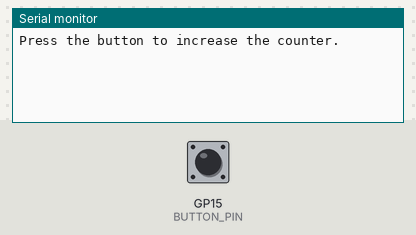
The sketch below on a simulated Raspberry Pi Pico. Parts: the last lines printed to the serial monitor. Inputs (shaded band) come from the test bench; at power-on: GP15 (BUTTON_PIN) HIGH.

Above: at 1.2 s.
1.3 s: GP15 (BUTTON_PIN) pulled LOW for 0.15 s
At 2.3 s:
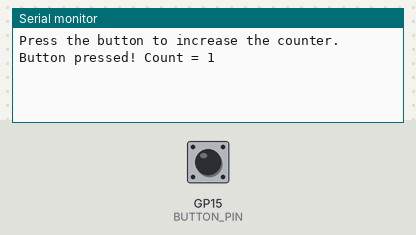
2.9 s: GP15 (BUTTON_PIN) pulled LOW for 1 s
At 3.5 s:
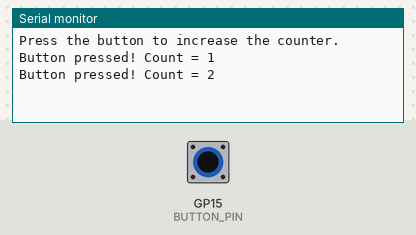
5.4 s: GP15 (BUTTON_PIN) pulled LOW for 0.15 s
At 6.6 s:
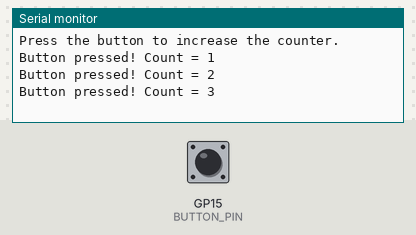

The sketch:

sketch.ino
```cpp
// ------------------------------------------------------------
// Project 05 - Push Button Counter
// Count how many times the button is PRESSED (not held).
// The count is printed in the Serial Monitor.
//
// Wiring:
//   Button: GP15 (Physical Pin 20) -> button pin 1.l
//           GND  (Physical Pin 3)  -> button pin 2.l
//   Internal pull-up is used, so pressed = LOW.
// ------------------------------------------------------------

const int BUTTON_PIN = 15;   // GP15, physical pin 20

int count = 0;               // our counter variable
int lastState = HIGH;        // HIGH = not pressed (pull-up idle)

void setup() {
  pinMode(BUTTON_PIN, INPUT_PULLUP);
  Serial.begin(115200);
  Serial.println("Press the button to increase the counter.");
}

void loop() {
  int current = digitalRead(BUTTON_PIN);

  // A NEW press = state just changed from HIGH (released) to LOW (pressed)
  if (lastState == HIGH && current == LOW) {
    count++;
    Serial.print("Button pressed! Count = ");
    Serial.println(count);
  }

  lastState = current;       // remember the state for next time
}
```

Measured:
- after the input at 1.3 s, the serial monitor: prints a new line at once (image 1)
- after the input at 2.9 s, the serial monitor: prints a new line at once (image 2)
- after the input at 5.4 s, the serial monitor: prints a new line at once (image 3)
